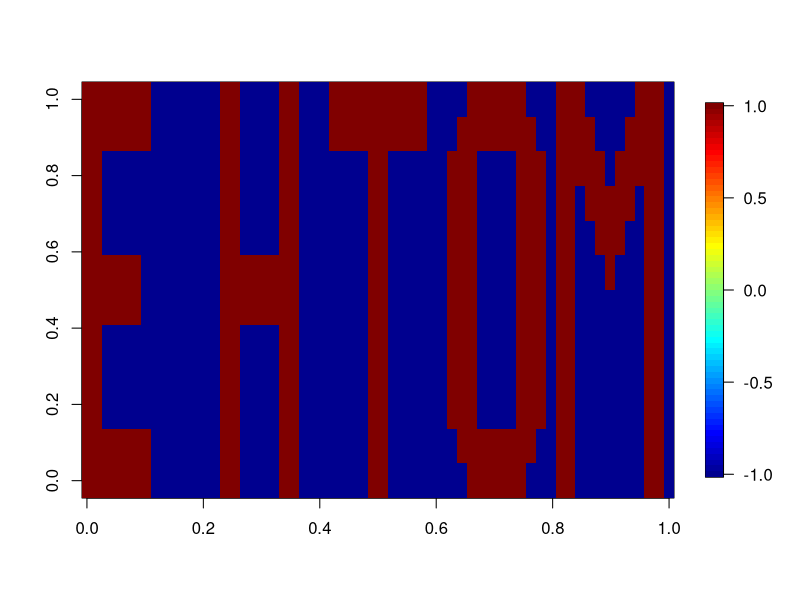
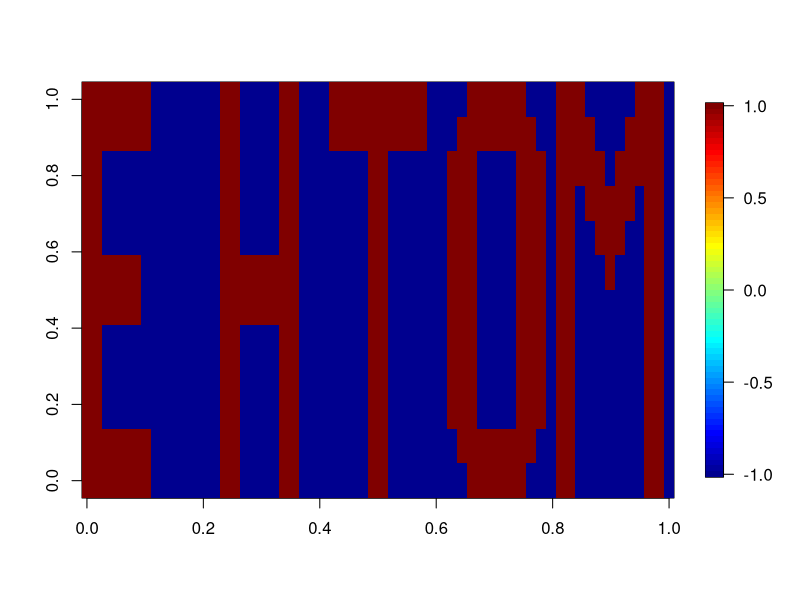
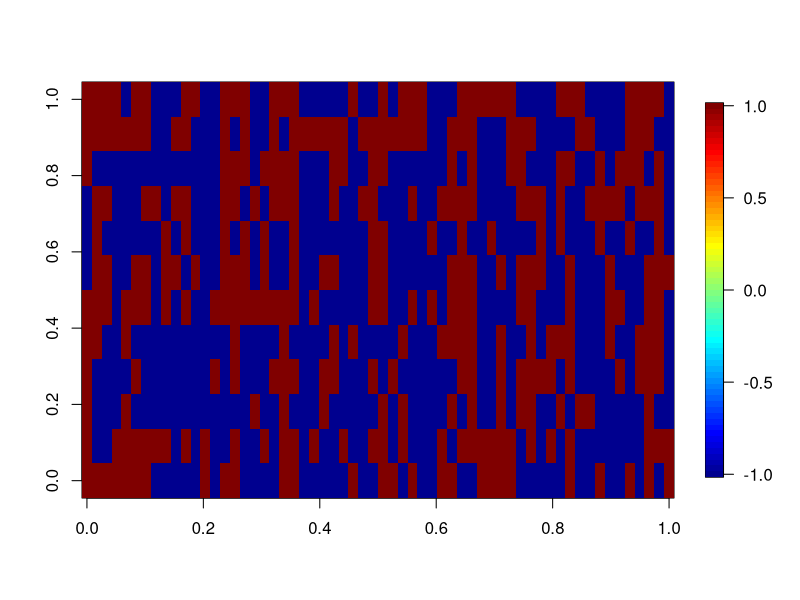
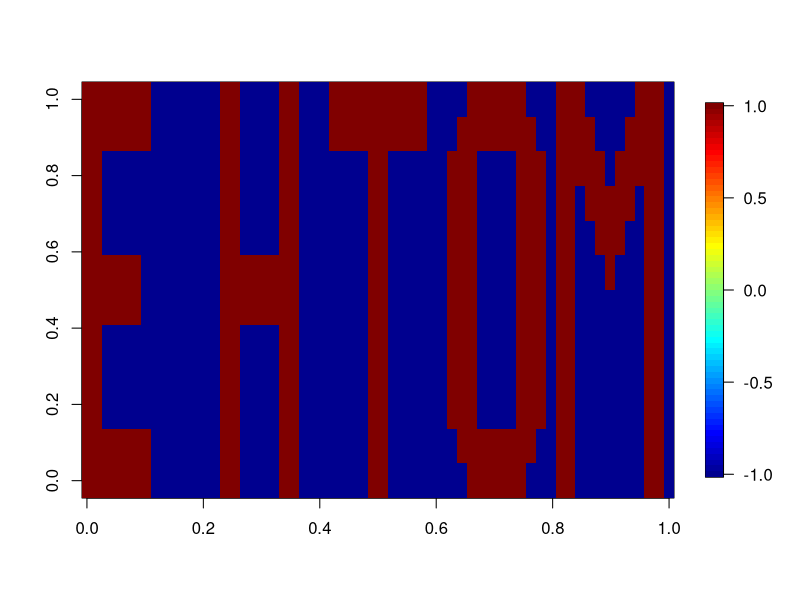
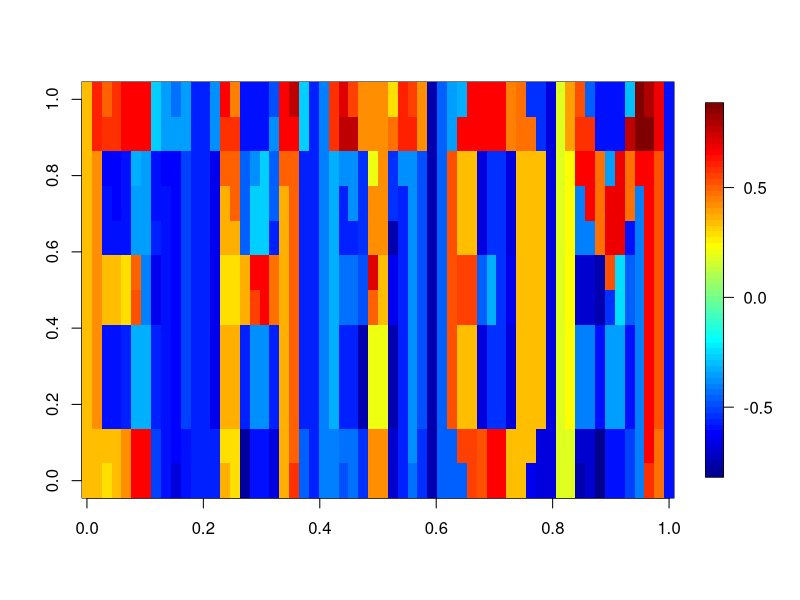
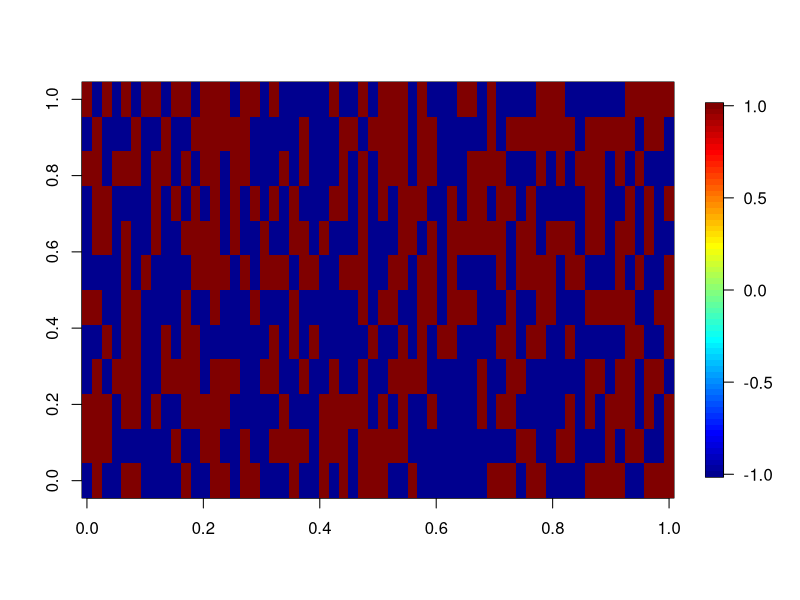
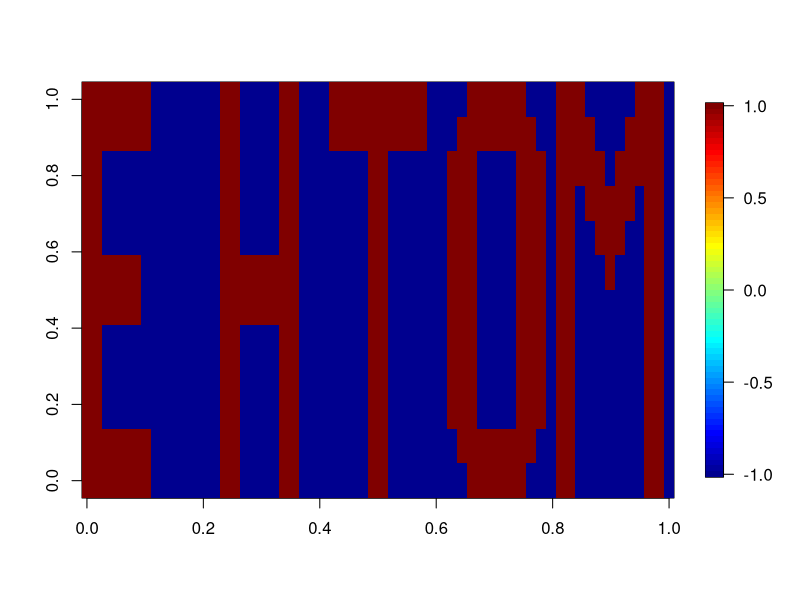
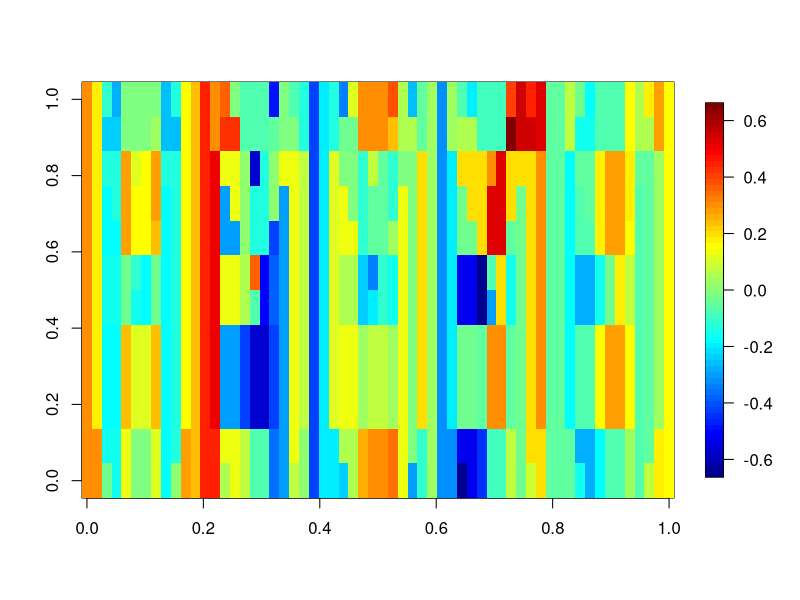

Write R code to recreate these figures, in order.
## ---- chunk 1

## Load packages

suppressMessages(
    library(fields)
)
    
## Load in the data

E <- matrix(nrow = 12, ncol = 12)

E[1,] <- c(1,1,1,1,1,1,1,0,0,0,0,0)
E[2,] <- c(1,1,1,1,1,1,1,0,0,0,0,0)
E[3,] <- c(1,1,0,0,0,0,0,0,0,0,0,0)
E[4,] <- c(1,1,0,0,0,0,0,0,0,0,0,0)
E[5,] <- c(1,1,0,0,0,0,0,0,0,0,0,0)
E[6,] <- c(1,1,1,1,1,1,0,0,0,0,0,0)
E[7,] <- c(1,1,1,1,1,1,0,0,0,0,0,0)
E[8,] <- c(1,1,0,0,0,0,0,0,0,0,0,0)
E[9,] <- c(1,1,0,0,0,0,0,0,0,0,0,0)
E[10,] <- c(1,1,0,0,0,0,0,0,0,0,0,0)
E[11,] <- c(1,1,1,1,1,1,1,0,0,0,0,0)
E[12,] <- c(1,1,1,1,1,1,1,0,0,0,0,0)

H <- matrix(nrow = 12, ncol = 12)

H[1,] <- c(0,0,1,1,0,0,0,0,1,1,0,0)
H[2,] <- c(0,0,1,1,0,0,0,0,1,1,0,0)
H[3,] <- c(0,0,1,1,0,0,0,0,1,1,0,0)
H[4,] <- c(0,0,1,1,0,0,0,0,1,1,0,0)
H[5,] <- c(0,0,1,1,0,0,0,0,1,1,0,0)
H[6,] <- c(0,0,1,1,1,1,1,1,1,1,0,0)
H[7,] <- c(0,0,1,1,1,1,1,1,1,1,0,0)
H[8,] <- c(0,0,1,1,0,0,0,0,1,1,0,0)
H[9,] <- c(0,0,1,1,0,0,0,0,1,1,0,0)
H[10,] <- c(0,0,1,1,0,0,0,0,1,1,0,0)
H[11,] <- c(0,0,1,1,0,0,0,0,1,1,0,0)
H[12,] <- c(0,0,1,1,0,0,0,0,1,1,0,0)

T <- matrix(nrow = 12, ncol = 12)

T[1,] <- c(0,1,1,1,1,1,1,1,1,1,1,0)
T[2,] <- c(0,1,1,1,1,1,1,1,1,1,1,0)
T[3,] <- c(0,0,0,0,0,1,1,0,0,0,0,0)
T[4,] <- c(0,0,0,0,0,1,1,0,0,0,0,0)
T[5,] <- c(0,0,0,0,0,1,1,0,0,0,0,0)
T[6,] <- c(0,0,0,0,0,1,1,0,0,0,0,0)
T[7,] <- c(0,0,0,0,0,1,1,0,0,0,0,0)
T[8,] <- c(0,0,0,0,0,1,1,0,0,0,0,0)
T[9,] <- c(0,0,0,0,0,1,1,0,0,0,0,0)
T[10,] <- c(0,0,0,0,0,1,1,0,0,0,0,0)
T[11,] <- c(0,0,0,0,0,1,1,0,0,0,0,0)
T[12,] <- c(0,0,0,0,0,1,1,0,0,0,0,0)

O <- matrix(nrow = 12, ncol = 12)

O[1,] <- c(0,0,0,1,1,1,1,1,1,0,0,0)
O[2,] <- c(0,0,1,1,1,1,1,1,1,1,0,0)
O[3,] <- c(0,1,1,1,0,0,0,0,1,1,1,0)
O[4,] <- c(0,1,1,1,0,0,0,0,1,1,1,0)
O[5,] <- c(0,1,1,1,0,0,0,0,1,1,1,0)
O[6,] <- c(0,1,1,1,0,0,0,0,1,1,1,0)
O[7,] <- c(0,1,1,1,0,0,0,0,1,1,1,0)
O[8,] <- c(0,1,1,1,0,0,0,0,1,1,1,0)
O[9,] <- c(0,1,1,1,0,0,0,0,1,1,1,0)
O[10,] <- c(0,1,1,1,0,0,0,0,1,1,1,0)
O[11,] <- c(0,0,1,1,1,1,1,1,1,1,0,0)
O[12,] <- c(0,0,0,1,1,1,1,1,1,0,0,0)

M <- matrix(nrow = 12, ncol = 12)

M[1,] <- c(1,1,1,0,0,0,0,0,1,1,1,0)
M[2,] <- c(1,1,1,1,0,0,0,1,1,1,1,0)
M[3,] <- c(1,1,1,1,1,0,1,1,1,1,1,0)
M[4,] <- c(1,1,0,1,1,1,1,1,0,1,1,0)
M[5,] <- c(1,1,0,0,1,1,1,0,0,1,1,0)
M[6,] <- c(1,1,0,0,0,1,0,0,0,1,1,0)
M[7,] <- c(1,1,0,0,0,0,0,0,0,1,1,0)
M[8,] <- c(1,1,0,0,0,0,0,0,0,1,1,0)
M[9,] <- c(1,1,0,0,0,0,0,0,0,1,1,0)
M[10,] <- c(1,1,0,0,0,0,0,0,0,1,1,0)
M[11,] <- c(1,1,0,0,0,0,0,0,0,1,1,0)
M[12,] <- c(1,1,0,0,0,0,0,0,0,1,1,0)

E[E == 0] <- -1
H[H == 0] <- -1
T[T == 0] <- -1
O[O == 0] <- -1
M[M == 0] <- -1

## Load in the err_corr function

err_corr <- function(x, y, mu, n, tol) {
    
    x_orig <- x
    y_orig <- y
    
    x_dims <- dim(x)
    y_dims <- dim(y)
    
    mem_matrix <- matrix(0, nrow = y_dims[1], ncol = x_dims[1])
    
    for (i in 1:n) {
        
        j <- sample(1:x_dims[2])
        x <- x[, j]
        y <- y[, j]
        
        for (k in 1:x_dims[2]) {
            
            mem_matrix <- mem_matrix + mu * (y[,k] - mem_matrix %*% x[,k]) %*% x[,k]
            
        }
        
        if (norm((y - mem_matrix %*% x), "2") <= tol) {
            
            # print("Gradient Search Terminated ===>>> ||y - mem_matrix*x|| <= tol")
            # print(paste0("Number of Iterations = ", n * k))
            mem_matrix <<- mem_matrix
            break
            
        }
        
        mem_matrix <<- mem_matrix
        
    }
    
}

## Vectorize the matrices and prepare the input

E_vec <- as.vector(E)
H_vec <- as.vector(H)
T_vec <- as.vector(T)
O_vec <- as.vector(O)
M_vec <- as.vector(M)

input <- cbind(E_vec, H_vec, T_vec, O_vec, M_vec)

## Set the parameters

mu <- 0.001
n <- 1000
tol <- 0.0000001

## Run the err_corr function to return the memory matrix

err_corr(input, input, mu, n, tol)

## ---- chunk 2

## Load in a function to rotate the output

rotate <- function(x) t(apply(x, 2, rev))

## ---- chunk 3

## Output the original image

image.plot(rbind(rotate(E), rotate(H), rotate(T), rotate(O), rotate(M)))

## ---- chunk 4

## Recall the images from memory

E_recall <- matrix(mem_matrix %*% E_vec, nrow = 12, ncol = 12)
H_recall <- matrix(mem_matrix %*% H_vec, nrow = 12, ncol = 12)
T_recall <- matrix(mem_matrix %*% T_vec, nrow = 12, ncol = 12)
O_recall <- matrix(mem_matrix %*% O_vec, nrow = 12, ncol = 12)
M_recall <- matrix(mem_matrix %*% M_vec, nrow = 12, ncol = 12)

## Rebuild the image

image.plot(rbind(rotate(E_recall), rotate(H_recall), rotate(T_recall), rotate(O_recall), rotate(M_recall)))

## ---- chunk 5

## Corrupt 25% of from each input pattern

inds <- sort(sample(1:144, 36, replace = FALSE))

E_vec_corr_25 <- E_vec
E_vec_corr_25[inds] <- E_vec_corr_25[inds] * (-1)

inds <- sort(sample(1:144, 36, replace = FALSE))

H_vec_corr_25 <- H_vec
H_vec_corr_25[inds] <- H_vec_corr_25[inds] * (-1)

inds <- sort(sample(1:144, 36, replace = FALSE))

T_vec_corr_25 <- T_vec
T_vec_corr_25[inds] <- T_vec_corr_25[inds] * (-1)

inds <- sort(sample(1:144, 36, replace = FALSE))

O_vec_corr_25 <- O_vec
O_vec_corr_25[inds] <- O_vec_corr_25[inds] * (-1)

inds <- sort(sample(1:144, 36, replace = FALSE))

M_vec_corr_25 <- M_vec
M_vec_corr_25[inds] <- M_vec_corr_25[inds] * (-1)

## ---- chunk 6

## Output the original, corrupted image

image.plot(rbind(rotate(matrix(E_vec_corr_25, nrow = 12, ncol = 12)), 
                 rotate(matrix(H_vec_corr_25, nrow = 12, ncol = 12)),
                 rotate(matrix(T_vec_corr_25, nrow = 12, ncol = 12)),
                 rotate(matrix(O_vec_corr_25, nrow = 12, ncol = 12)),
                 rotate(matrix(M_vec_corr_25, nrow = 12, ncol = 12))))

## ---- chunk 7

## Output the original image

image.plot(rbind(rotate(E), rotate(H), rotate(T), rotate(O), rotate(M)))

## ---- chunk 8

## Prepare the 25% corrupted input

input_corr_25 <- cbind(E_vec_corr_25, H_vec_corr_25, T_vec_corr_25, O_vec_corr_25, M_vec_corr_25)

## Recall the 25% corrupted images from memory

E_25_recall <- matrix(mem_matrix %*% E_vec_corr_25, nrow = 12, ncol = 12)
H_25_recall <- matrix(mem_matrix %*% H_vec_corr_25, nrow = 12, ncol = 12)
T_25_recall <- matrix(mem_matrix %*% T_vec_corr_25, nrow = 12, ncol = 12)
O_25_recall <- matrix(mem_matrix %*% O_vec_corr_25, nrow = 12, ncol = 12)
M_25_recall <- matrix(mem_matrix %*% M_vec_corr_25, nrow = 12, ncol = 12)

## Rebuild the image

image.plot(rbind(rotate(E_25_recall), rotate(H_25_recall), rotate(T_25_recall), rotate(O_25_recall), rotate(M_25_recall)))

## ---- chunk 9

## Corrupt 50% of from each input pattern

inds <- sort(sample(1:144, 72, replace = FALSE))

E_vec_corr_50 <- E_vec
E_vec_corr_50[inds] <- E_vec_corr_50[inds] * (-1)

inds <- sort(sample(1:144, 72, replace = FALSE))

H_vec_corr_50 <- H_vec
H_vec_corr_50[inds] <- H_vec_corr_50[inds] * (-1)

inds <- sort(sample(1:144, 72, replace = FALSE))

T_vec_corr_50 <- T_vec
T_vec_corr_50[inds] <- T_vec_corr_50[inds] * (-1)

inds <- sort(sample(1:144, 72, replace = FALSE))

O_vec_corr_50 <- O_vec
O_vec_corr_50[inds] <- O_vec_corr_50[inds] * (-1)

inds <- sort(sample(1:144, 72, replace = FALSE))

M_vec_corr_50 <- M_vec
M_vec_corr_50[inds] <- M_vec_corr_50[inds] * (-1)

## ---- chunk 10

## Output the original, corrupted image

image.plot(rbind(rotate(matrix(E_vec_corr_50, nrow = 12, ncol = 12)), 
                 rotate(matrix(H_vec_corr_50, nrow = 12, ncol = 12)),
                 rotate(matrix(T_vec_corr_50, nrow = 12, ncol = 12)),
                 rotate(matrix(O_vec_corr_50, nrow = 12, ncol = 12)),
                 rotate(matrix(M_vec_corr_50, nrow = 12, ncol = 12))))

## ---- chunk 11

## Output the original image

image.plot(rbind(rotate(E), rotate(H), rotate(T), rotate(O), rotate(M)))

## ---- chunk 12

## Prepare the 50% corrupted input

input_corr_50 <- cbind(E_vec_corr_50, H_vec_corr_50, T_vec_corr_50, O_vec_corr_50, M_vec_corr_50)

## Recall the 50% corrupted images from memory

E_50_recall <- matrix(mem_matrix %*% E_vec_corr_50, nrow = 12, ncol = 12)
H_50_recall <- matrix(mem_matrix %*% H_vec_corr_50, nrow = 12, ncol = 12)
T_50_recall <- matrix(mem_matrix %*% T_vec_corr_50, nrow = 12, ncol = 12)
O_50_recall <- matrix(mem_matrix %*% O_vec_corr_50, nrow = 12, ncol = 12)
M_50_recall <- matrix(mem_matrix %*% M_vec_corr_50, nrow = 12, ncol = 12)

## Rebuild the image

image.plot(rbind(rotate(E_50_recall), rotate(H_50_recall), rotate(T_50_recall), rotate(O_50_recall), rotate(M_50_recall)))

## ---- chunk 13

## Call the err_corr function with 25% corruption

err_corr(input_corr_25, input, mu, n, tol)

## ---- chunk 14

## Output the original, corrupted image

image.plot(rbind(rotate(matrix(E_vec_corr_25, nrow = 12, ncol = 12)), 
                 rotate(matrix(H_vec_corr_25, nrow = 12, ncol = 12)),
                 rotate(matrix(T_vec_corr_25, nrow = 12, ncol = 12)),
                 rotate(matrix(O_vec_corr_25, nrow = 12, ncol = 12)),
                 rotate(matrix(M_vec_corr_25, nrow = 12, ncol = 12))))

## ---- chunk 15

## Output the original image

image.plot(rbind(rotate(E), rotate(H), rotate(T), rotate(O), rotate(M)))

## ---- chunk 16

## Recall the images from memory

E_recall_mem <- matrix(mem_matrix %*% E_vec, nrow = 12, ncol = 12)
H_recall_mem <- matrix(mem_matrix %*% H_vec, nrow = 12, ncol = 12)
T_recall_mem <- matrix(mem_matrix %*% T_vec, nrow = 12, ncol = 12)
O_recall_mem <- matrix(mem_matrix %*% O_vec, nrow = 12, ncol = 12)
M_recall_mem <- matrix(mem_matrix %*% M_vec, nrow = 12, ncol = 12)

## Rebuild the image

image.plot(rbind(rotate(E_recall_mem), rotate(H_recall_mem), rotate(T_recall_mem), rotate(O_recall_mem), rotate(M_recall_mem)))
